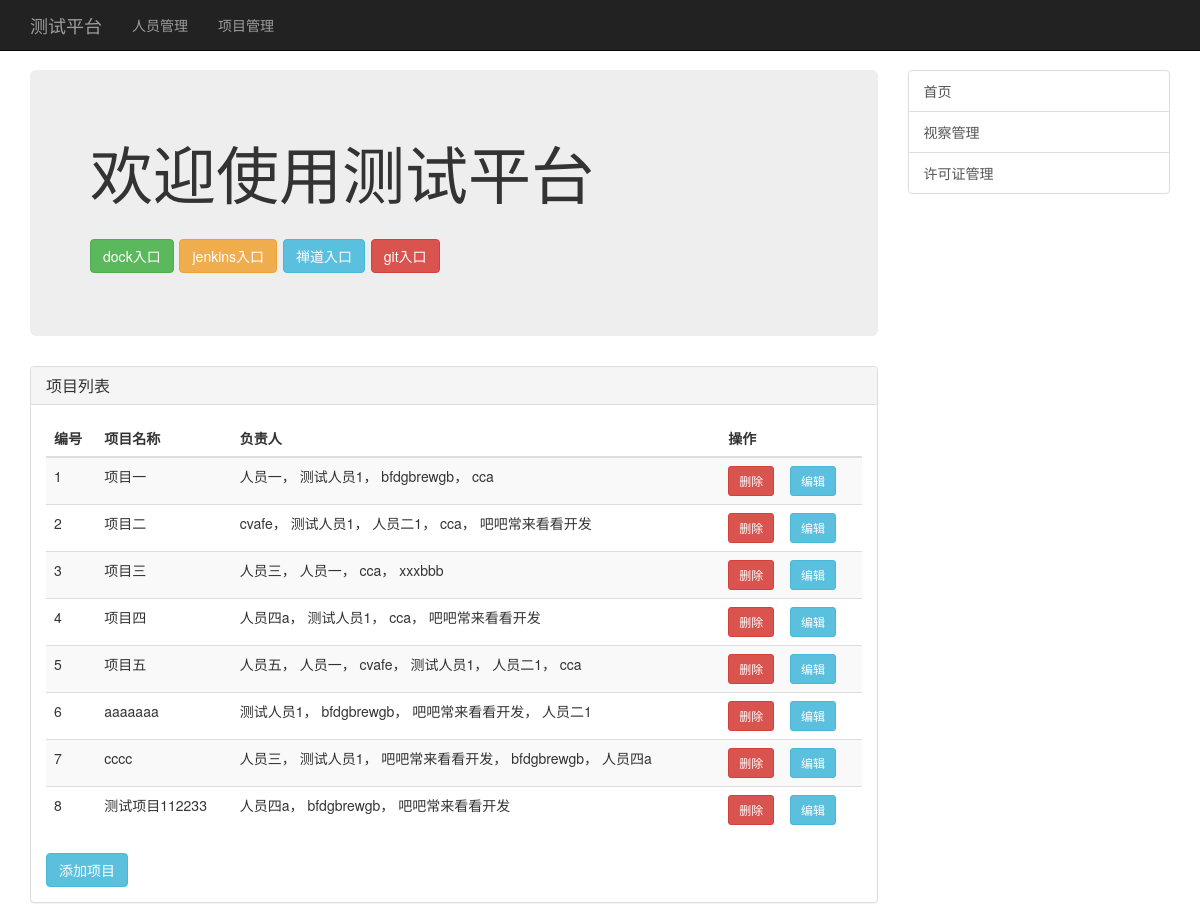
The app's page /project/index/, older data.
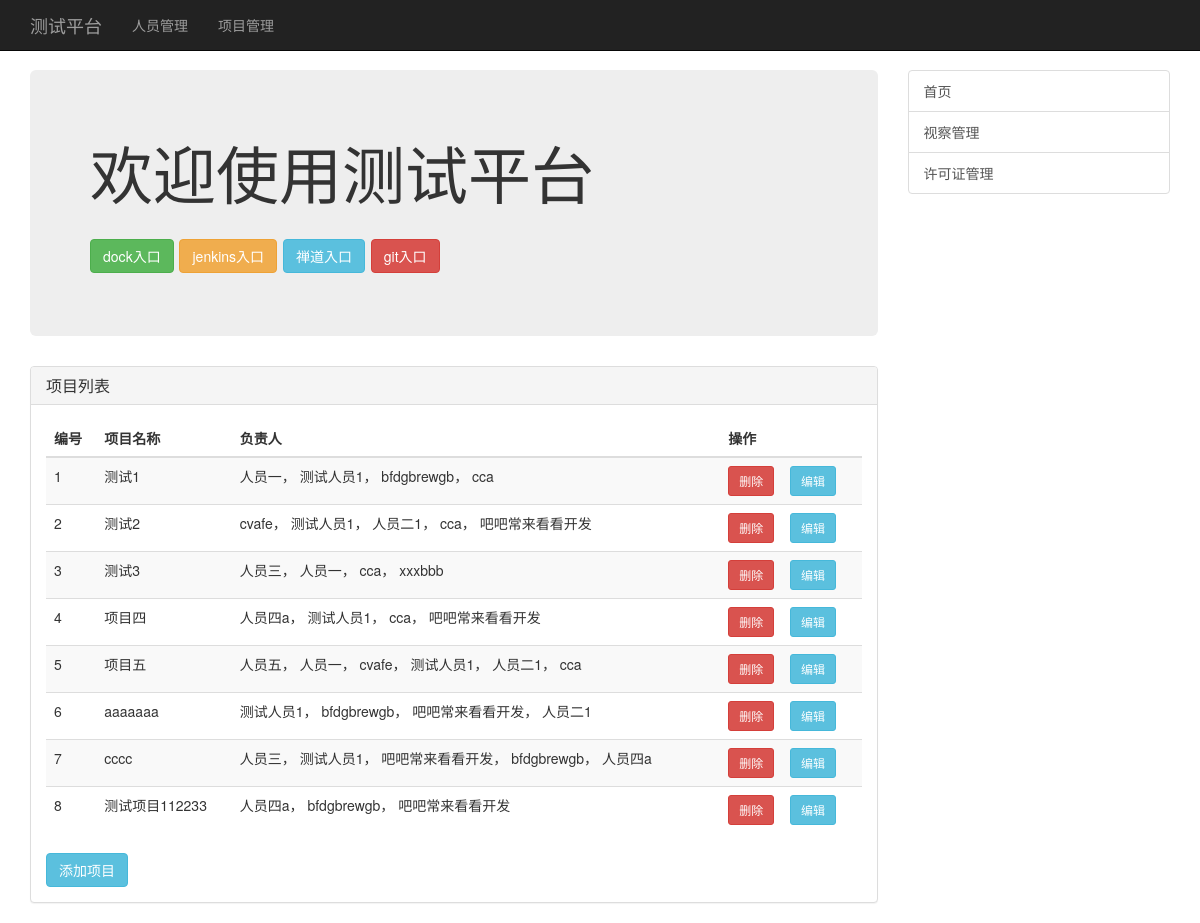
The same page, newer data.
### Project/models.py (models this page shows)
class Project(models.Model):
    project_name = models.CharField(max_length=128)
    project_is_del = models.BooleanField(default=False)

### Project/views.py (the view)
# urls.py: path('index/',views.index,name='index'),
def index(request):
    all_projects = models.Project.objects.filter(project_is_del=False)
    return render(request,'project/project_list.html',context=locals())

### templates/project/project_list.html (shortened to what this page needs)
{% extends 'project/project_base.html' %}
{% block tabletitle %}
    项目列表
{% endblock %}
{% block table_project %}
    <table class="table table-striped table-hover">
        <thead>
        <tr>
            <th>编号</th>
            <th>项目名称</th>
            <th>负责人</th>
            <th>操作</th>
        </tr>
        </thead>
        <tbody>
        <tr>
            {% for project in all_projects %}
                <td>{{ forloop.counter }}</td>
                <td>{{ project.project_name }}</td>
                <td>
                    {% for person in project.person_set.all %}
                        {% if not person.person_is_del%}
                        {% if forloop.last %}
                            {{person.person_name}}
                            {% else %}
                            {{person.person_name}}，
                        {% endif %}
                        {% endif %}
                    {% endfor %}
                </td>
                <td><a href="{% url 'project:project_del' %}?pk={{ project.pk }}" class="btn btn-danger btn-sm">删除</a>
                    <a href="{% url 'project:project_edit' %}?pk={{ project.pk }}" class="btn btn-info btn-sm">编辑</a>
                </tr>
            {% endfor %}
        </tbody>
    </table>
    <a href="{% url 'project:project_add' %}" class="btn btn-info">添加项目</a>
{% endblock %}

Row changes from the older to the newer data that the page shows:
changed Project (number 1 of 8 on the later page): project_name "项目一" → "测试1"
changed Project (number 2 of 8 on the later page): project_name "项目二" → "测试2"
changed Project (number 3 of 8 on the later page): project_name "项目三" → "测试3"
